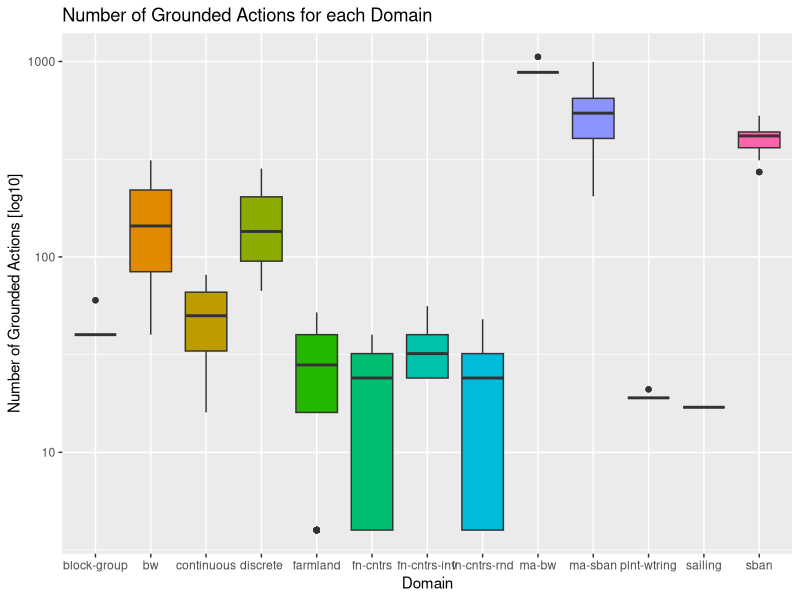
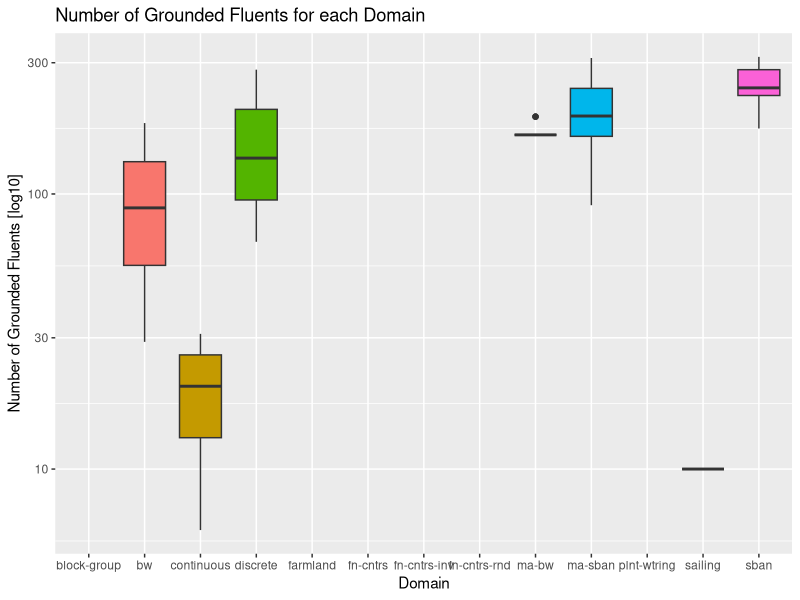
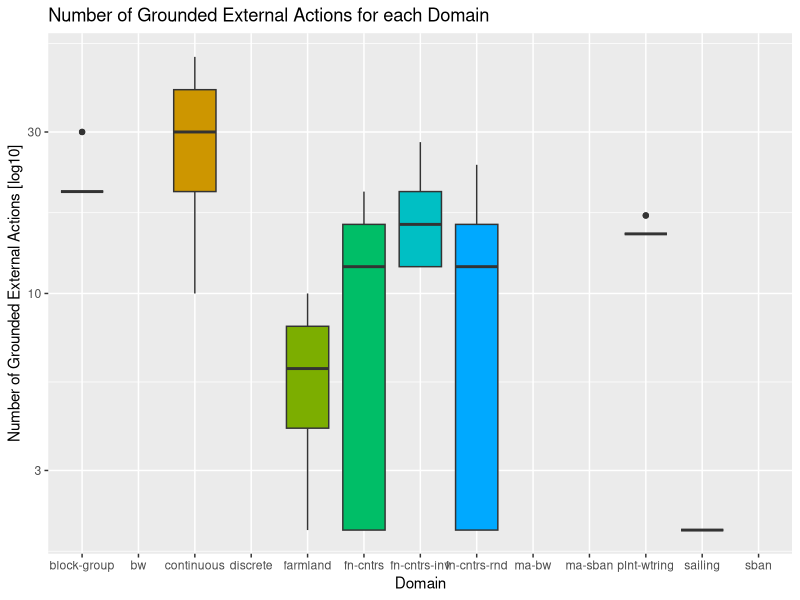
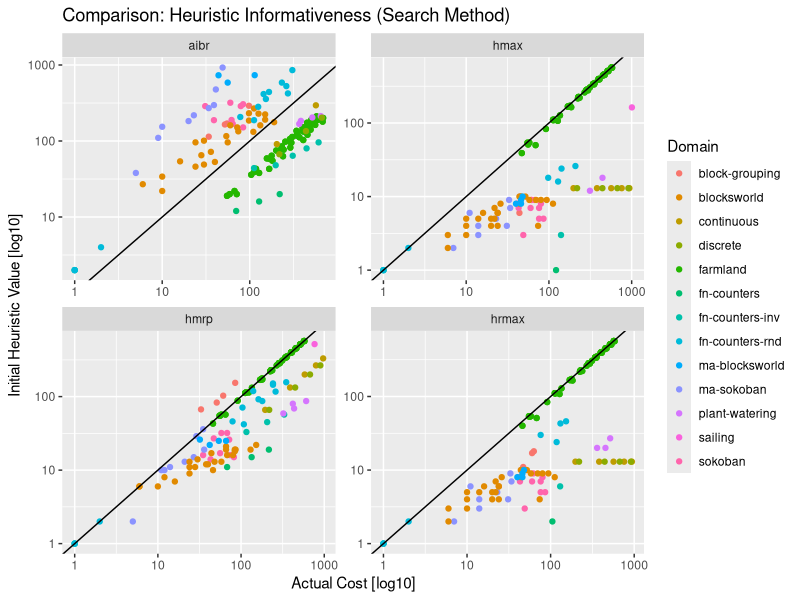
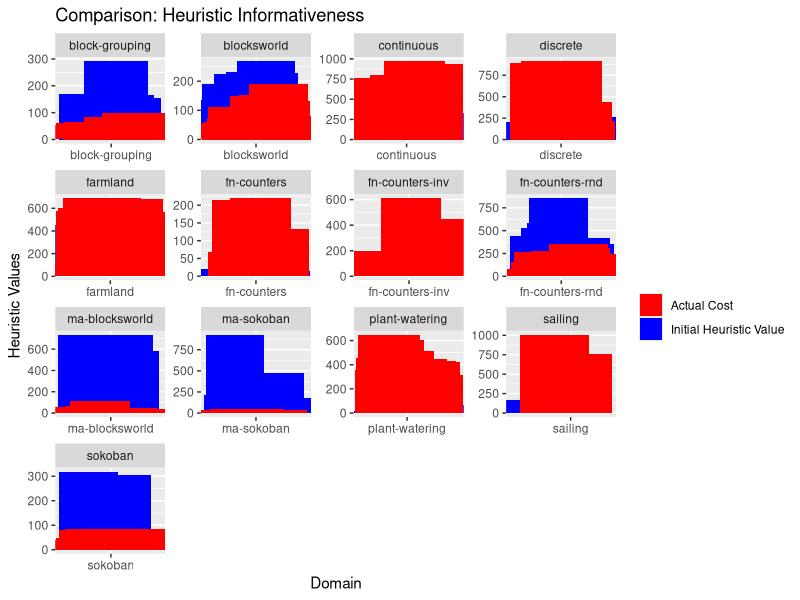
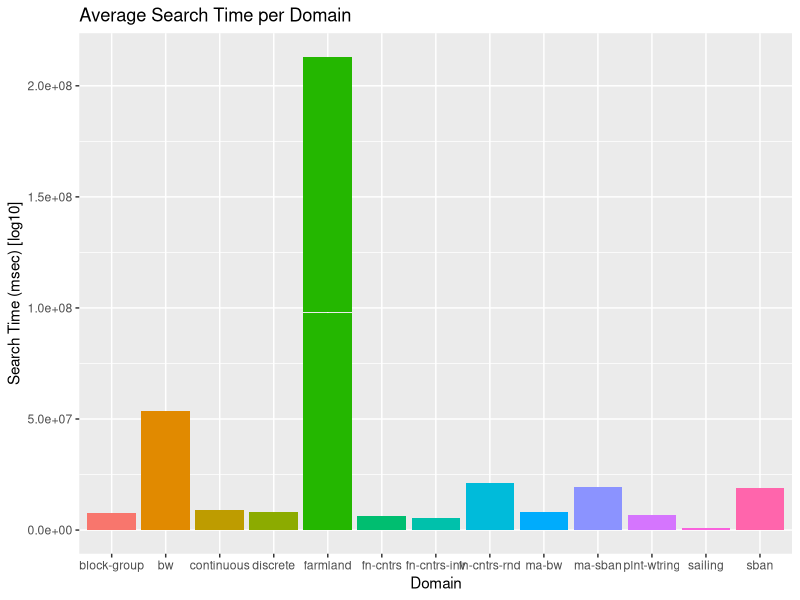
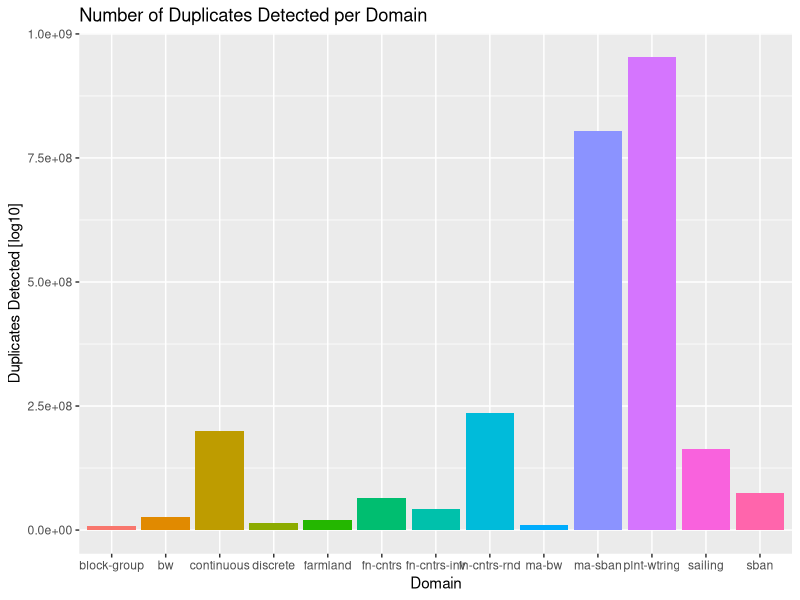
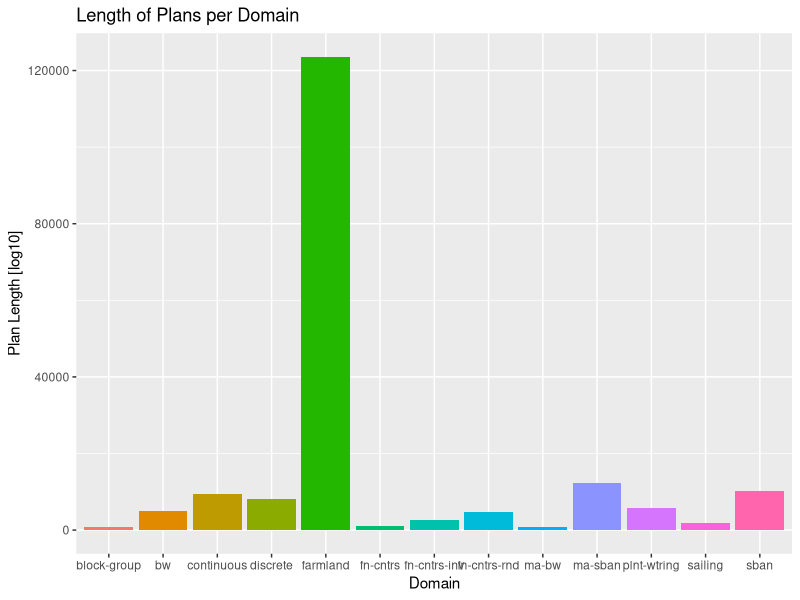

The R script that drew these images, in order:
# Load required libraries
library(ggplot2)

setwd("~/Documents/PhD/planning-formalisms")

df <- read.csv("output.csv")

ground_actions <- ggplot(df, aes(x = domain, y = grounded.actions, fill = domain)) +
  geom_boxplot(show.legend = FALSE) +
  labs(x = 'Domain', y = "Number of Grounded Actions [log10]", title = "Number of Grounded Actions for each Domain") +
  scale_x_discrete(labels = c("block-group", "bw", "continuous", "discrete", "farmland", "fn-cntrs", "fn-cntrs-inv", "fn-cntrs-rnd", "ma-bw", "ma-sban", "plnt-wtring", "sailing", "sban")) +
  scale_y_log10()

ground_actions

ground_fluents <- ggplot(df, aes(x = domain, y = grounded.fluents, fill = domain)) +
  geom_boxplot(show.legend = FALSE) +
  labs(x = 'Domain', y = "Number of Grounded Fluents [log10]", title = "Number of Grounded Fluents for each Domain")+
  theme(element_text(size = 18)) +
  scale_x_discrete(labels = c("block-group", "bw", "continuous", "discrete", "farmland", "fn-cntrs", "fn-cntrs-inv", "fn-cntrs-rnd", "ma-bw", "ma-sban", "plnt-wtring", "sailing", "sban")) +
  scale_y_log10()

ground_fluents

ground_external_actions <- ggplot(df, aes(x = domain, y = grounded.external.actions, fill = domain)) +
  geom_boxplot(show.legend = FALSE) +
  labs(x = 'Domain', y = "Number of Grounded External Actions [log10]", title = "Number of Grounded External Actions for each Domain") +
  scale_x_discrete(labels = c("block-group", "bw", "continuous", "discrete", "farmland", "fn-cntrs", "fn-cntrs-inv", "fn-cntrs-rnd", "ma-bw", "ma-sban", "plnt-wtring", "sailing", "sban")) +
  scale_y_log10() +
  theme(element_text(size = 18))

ground_external_actions

heuristic_informativeness <- ggplot(df, aes(y = initial.heuristic.val, x = metric.search, color = domain)) + 
  geom_point(position = "dodge") +
  labs(y = "Initial Heuristic Value [log10]", x = "Actual Cost [log10]", title = "Comparison: Heuristic Informativeness (Search Method)", color = "Domain") +
  scale_x_log10() + # Add this line for log10 scaling
  scale_y_log10() + # Add this line for log10 scaling
  theme(element_text(size = 18))+
  facet_wrap(~ search.method, scales="free") +
  geom_abline(intercept = 0, slope = 1, size = 0.5)

heuristic_informativeness

initial_vs_actual_heuristic <- ggplot(df, aes(x = domain)) +
  geom_bar(aes(y = initial.heuristic.val, fill = "Initial Heuristic Value"), stat = "identity", position = "jitter") +
  geom_bar(aes(y = metric.search, fill = "Actual Cost"), stat = "identity", position = "jitter") +
  scale_fill_manual(name = "", values = c("Initial Heuristic Value" = "blue", "Actual Cost" = "red")) +
  labs(x = "Domain", y = "Heuristic Values", title = "Comparison: Heuristic Informativeness") +
  facet_wrap(~ domain, scales = "free")+
  theme(element_text(size = 18))

initial_vs_actual_heuristic

search_time <- ggplot(df, aes(x = domain, y = mean(search.time.msec), fill = domain), log10="y") +
  geom_col(show.legend = FALSE) +
  labs(x = "Domain", y = "Search Time (msec) [log10]", title = "Average Search Time per Domain") +
  scale_x_discrete(labels = c("block-group", "bw", "continuous", "discrete", "farmland", "fn-cntrs", "fn-cntrs-inv", "fn-cntrs-rnd", "ma-bw", "ma-sban", "plnt-wtring", "sailing", "sban")) +
  theme(element_text(size = 18))

search_time

duplicates <- ggplot(df, aes(x = domain, y = duplicates.detected, fill = domain), log10="y") +
  geom_col(show.legend = FALSE) +
  labs(x = "Domain", y = "Duplicates Detected [log10]", title = "Number of Duplicates Detected per Domain") +
  scale_x_discrete(labels = c("block-group", "bw", "continuous", "discrete", "farmland", "fn-cntrs", "fn-cntrs-inv", "fn-cntrs-rnd", "ma-bw", "ma-sban", "plnt-wtring", "sailing", "sban")) +
  theme(element_text(size = 18))

duplicates

plan_length <- ggplot(df, aes(x = domain, y = plan.length, fill = domain)) +
  geom_col(show.legend = FALSE) +
  labs(x = "Domain", y = "Plan Length [log10]", title = "Length of Plans per Domain") +
  scale_x_discrete(labels = c("block-group", "bw", "continuous", "discrete", "farmland", "fn-cntrs", "fn-cntrs-inv", "fn-cntrs-rnd", "ma-bw", "ma-sban", "plnt-wtring", "sailing", "sban")) +
  theme(element_text(size = 18))

plan_length

grounding_time <- ggplot(df, aes(x = domain, y = mean(grounding.time), fill = domain)) +
  geom_col(show.legend = FALSE) +
  labs(x = "Domain", y = "Grounding Time (msec)", title = "Average Grounding Time per Domain") +
  scale_x_discrete(labels = c("block-group", "bw", "continuous", "discrete", "farmland", "fn-cntrs", "fn-cntrs-inv", "fn-cntrs-rnd", "ma-bw", "ma-sban", "plnt-wtring", "sailing", "sban")) +
  theme(element_text(size = 18))

grounding_time

states_eval_vs_search_time <- ggplot(df, aes(x = states.evaluated, y = search.time.msec, color = domain), log10="y") +
  geom_point(size = 0.5) + 
  labs(x = "States Evaluated", y = "Search Time (msec)", title = "States Evaluated vs Search Time") +
  facet_wrap(~search.method, scales = "free") +
  scale_x_log10() + # Add this line for log10 scaling
  scale_y_log10() + # Add this line for log10 scaling
  scale_colour_viridis_d(option = "turbo") +
  geom_abline(intercept = 0, slope = 1, size = 0.5) + 
  theme(element_text(size = 18))

states_eval_vs_search_time


# List of plots
plots <- list(
  ground_actions, ground_fluents, ground_external_actions, heuristic_informativeness, initial_vs_actual_heuristic, search_time, states_eval_vs_search_time, duplicates, plan_length, grounding_time
)

# Save each plot as a PDF
for (i in seq_along(plots)) {
  ggsave(paste0("plot-", i, ".pdf"), plots[[i]], width = 14, height = 10)
}
